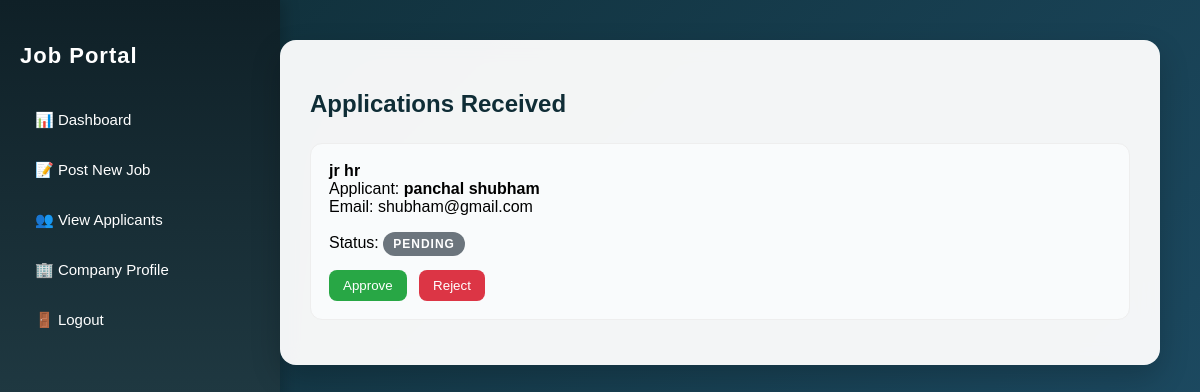
Screenshot of /jobprovider/applications/ (signed in) with the database file from the repository.
### myapp/models.py (models this page shows, shortened)
class Application(models.Model):
    STATUS_CHOICES = [
        ("Pending", "Pending"),
        ("Accepted", "Accepted"),
        ("Rejected", "Rejected"),
    ]
    job = models.ForeignKey(
        Job,
        on_delete=models.CASCADE,
        related_name="applications"
    )
    seeker = models.ForeignKey(
        User,
        on_delete=models.CASCADE,
        related_name="job_applications"
    )
    applied_at = models.DateTimeField(auto_now_add=True)
    status = models.CharField(
        max_length=20,
        choices=STATUS_CHOICES,
        default="Pending"
    )
    class Meta:
        unique_together = ("job", "seeker")
        ordering = ["-applied_at"]

class Job(models.Model):
    provider = models.ForeignKey(
        User,
        on_delete=models.CASCADE,
        related_name="posted_jobs"
    )
    title = models.CharField(max_length=200)
    description = models.TextField()
    location = models.CharField(max_length=100)
    salary = models.IntegerField(blank=True, null=True)
    job_type = models.CharField(
        max_length=50,
        choices=[
            ("Full Time", "Full Time"),
            ("Part Time", "Part Time"),
            ("Internship", "Internship"),
            ("Remote", "Remote")
        ],
        default="Full Time"
    )
    created_at = models.DateTimeField(auto_now_add=True)
    applicants = models.IntegerField(default=0)
    class Meta:
        ordering = ["-created_at"]

### myapp/views.py (the view)
# urls.py: path('jobprovider/applications/', views.jobprovider_view_applications, name='jobprovider_view_applications'),
@login_required(login_url='login_jobprovider')
def jobprovider_view_applications(request):
    applications = Application.objects.filter(
        job__provider=request.user
    )
    return render(
        request,
        "jobprovider_view_applications.html",
        {"applications": applications}
    )

### templates/jobprovider_view_applications.html (shortened to what this page needs)
<!DOCTYPE html>
<html>
<head>
</head>
<body>
{% include 'jobprovider_sidebar.html' %}
<div class="content">
    <div class="card">
        <h2>Applications Received</h2>
        {% for app in applications %}
            <div class="item">
                <b>{{ app.job.title }}</b><br>
                Applicant: <b>{{ app.seeker.first_name }}</b><br>
                Email: {{ app.seeker.email }}<br><br>
                Status:
                <span class="status {{ app.status|lower }}">
    {{ app.status }}
</span>
                <br><br>
                <div class="actions">
                    <form method="POST" action="{% url 'update_application_status' app.id %}">
                        <button name="status" value="Accepted" class="approve">
                            Approve
                        </button>
                        <button name="status" value="Rejected" class="reject">
                            Reject
                        </button>
                    </form>
                </div>
            </div>
        {% empty %}
            <p>No applications yet.</p>
        {% endfor %}
    </div>
</div>
</body>
</html>

### templates/jobprovider_view_applications.html (style rules this page uses)
body { margin: 0; font-family: 'Poppins', sans-serif; background: linear-gradient(135deg, #0f2d36, #1c4960); overflow-x: hidden; }
.content { margin-left: 240px; padding: 40px; animation: fadeSlide 0.8s ease; }
.card { background: rgba(255, 255, 255, 0.95); backdrop-filter: blur(10px); padding: 30px; border-radius: 16px; box-shadow: 0 12px 30px rgba(0, 0, 0, .2); transition: 0.3s; }
.card h2 { margin-bottom: 25px; color: #0f2d36; }
.item { padding: 18px; border-radius: 12px; margin-bottom: 15px; background: #f9fbfc; transition: all 0.3s ease; border: 1px solid #eee; }
.status { font-size: 12px; padding: 5px 10px; border-radius: 50px; color: white; font-weight: bold; text-transform: uppercase; letter-spacing: 1px; animation: pulse 2s infinite; }
.pending { background: #6c757d; }
.actions button { padding: 8px 14px; margin-right: 8px; border: none; border-radius: 8px; cursor: pointer; color: white; font-weight: 500; transition: 0.3s; position: relative; overflow: hidden; }
.approve { background: #28a745; }
.reject { background: #dc3545; }

### templates/jobprovider_sidebar.html (style rules this page uses)
body { margin: 0; font-family: 'Poppins', sans-serif; }

### rows the page displays
Application: job "jr hr", seeker.first_name "panchal shubham", seeker.email "shubham@gmail.com", status "PENDING"
